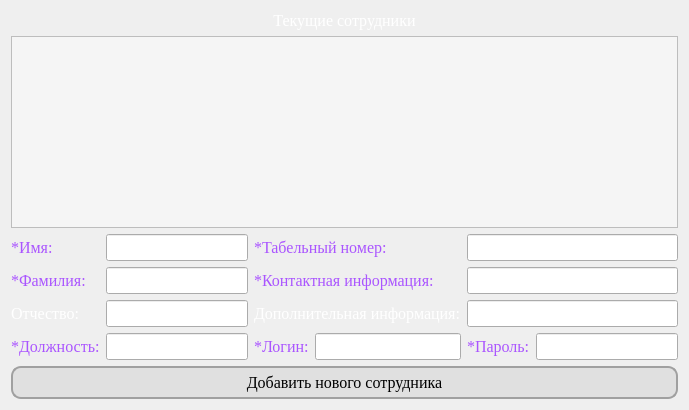
      <widget class="QWidget" name="add_emp">
       <layout class="QGridLayout" name="gridLayout_15">
        <item row="1" column="0">
         <widget class="QTableView" name="tableView_UsersTable_add">
          <property name="styleSheet">
           <string notr="true">QTableView {
    background-color: #f5f5f5; /* Цвет фона */
    color: #333; /* Цвет текста */
    gridline-color: #ccc; /* Цвет линий сетки */
}

QTableView::item:selected {
    background-color: #a0d9ff; /* Цвет фона для выбранной ячейки */
    color: #333; /* Цвет текста для выбранной ячейки */
}

QHeaderView::section {
    background-color: #4c7c99; /* Цвет фона заголовков столбцов */
    color: white; /* Цвет текста заголовков столбцов */
    padding: 4px; /* Отступы внутри заголовков столбцов */
    border: 1px solid #2e5066; /* Граница вокруг заголовков столбцов */
}

QTableView::horizontalHeader {
    background-color: #4c7c99; /* Цвет фона горизонтального заголовка */
    color: white; /* Цвет текста горизонтального заголовка */
}

QTableView::verticalHeader {
    background-color: #4c7c99; /* Цвет фона вертикального заголовка */
    color: white; /* Цвет текста вертикального заголовка */
}
</string>
          </property>
          <property name="frameShape">
           <enum>QFrame::StyledPanel</enum>
          </property>
          <property name="frameShadow">
           <enum>QFrame::Raised</enum>
          </property>
          <property name="editTriggers">
           <set>QAbstractItemView::NoEditTriggers</set>
          </property>
          <property name="alternatingRowColors">
           <bool>false</bool>
          </property>
          <property name="textElideMode">
           <enum>Qt::ElideMiddle</enum>
          </property>
          <property name="gridStyle">
           <enum>Qt::SolidLine</enum>
          </property>
          <property name="sortingEnabled">
           <bool>true</bool>
          </property>
         </widget>
        </item>
        <item row="2" column="0">
         <layout class="QGridLayout" name="gridLayout_2">
          <property name="sizeConstraint">
           <enum>QLayout::SetFixedSize</enum>
          </property>
          <item row="0" column="1">
           <widget class="QLineEdit" name="lineEdit_FirstName_add">
            <property name="font">
             <font>
              <family>Times New Roman</family>
              <pointsize>12</pointsize>
             </font>
            </property>
            <property name="styleSheet">
             <string notr="true"/>
            </property>
           </widget>
          </item>
          <item row="1" column="1">
           <widget class="QLineEdit" name="lineEdit_LastName_add">
            <property name="font">
             <font>
              <family>Times New Roman</family>
              <pointsize>12</pointsize>
             </font>
            </property>
           </widget>
          </item>
          <item row="3" column="0">
           <widget class="QLabel" name="label_JobTitle_add">
            <property name="font">
             <font>
              <family>Times New Roman</family>
              <pointsize>12</pointsize>
             </font>
            </property>
            <property name="styleSheet">
             <string notr="true">color: rgb(170, 85, 255)</string>
            </property>
            <property name="text">
             <string>*Должность:</string>
            </property>
           </widget>
          </item>
          <item row="3" column="1">
           <widget class="QLineEdit" name="lineEdit_JobTitle_add">
            <property name="font">
             <font>
              <family>Times New Roman</family>
              <pointsize>12</pointsize>
             </font>
            </property>
           </widget>
          </item>
          <item row="4" column="0" colspan="6">
           <widget class="QPushButton" name="pushButton_addNewEmployee">
            <property name="font">
             <font>
              <family>Times New Roman</family>
              <pointsize>12</pointsize>
             </font>
            </property>
            <property name="cursor">
             <cursorShape>PointingHandCursor</cursorShape>
            </property>
            <property name="styleSheet">
             <string notr="true">QPushButton {
    background-color: #E0E0E0;
    border-radius: 10px;
    border: 2px solid #A0A0A0;
    padding: 5px 10px;
}

QPushButton:hover {
    background-color: #CCCCCC;
}
</string>
            </property>
            <property name="text">
             <string>Добавить нового сотрудника</string>
            </property>
           </widget>
          </item>
          <item row="0" column="0">
           <widget class="QLabel" name="label_FristName_add">
            <property name="font">
             <font>
              <family>Times New Roman</family>
              <pointsize>12</pointsize>
             </font>
            </property>
            <property name="styleSheet">
             <string notr="true">color: rgb(170, 85, 255)
</string>
            </property>
            <property name="text">
             <string>*Имя:</string>
            </property>
           </widget>
          </item>
          <item row="1" column="4" colspan="2">
           <widget class="QLineEdit" name="lineEdit_ContactInformation_add">
            <property name="font">
             <font>
              <family>Times New Roman</family>
              <pointsize>12</pointsize>
             </font>
            </property>
           </widget>
          </item>
          <item row="2" column="1">
           <widget class="QLineEdit" name="lineEdit_MiddleName_add">
            <property name="font">
             <font>
              <family>Times New Roman</family>
              <pointsize>12</pointsize>
             </font>
            </property>
           </widget>
          </item>
          <item row="0" column="4" colspan="2">
           <widget class="QLineEdit" name="lineEdit_PersonnelNumber_add">
            <property name="font">
             <font>
              <family>Times New Roman</family>
              <pointsize>12</pointsize>
             </font>
            </property>
           </widget>
          </item>
          <item row="2" column="0">
           <widget class="QLabel" name="label_MiddleName_add">
            <property name="font">
             <font>
              <family>Times New Roman</family>
              <pointsize>12</pointsize>
             </font>
            </property>
            <property name="styleSheet">
             <string notr="true">color: rgb(255, 255, 255)</string>
            </property>
            <property name="text">
             <string>Отчество:</string>
            </property>
           </widget>
          </item>
          <item row="0" column="2" colspan="2">
           <widget class="QLabel" name="label_PersonnelNumber_add">
            <property name="font">
             <font>
              <family>Times New Roman</family>
              <pointsize>12</pointsize>
             </font>
            </property>
            <property name="styleSheet">
             <string notr="true">color: rgb(170, 85, 255)</string>
            </property>
            <property name="text">
             <string>*Табельный номер:</string>
            </property>
           </widget>
          </item>
          <item row="1" column="2" colspan="2">
           <widget class="QLabel" name="label_ContactInformation_add">
            <property name="font">
             <font>
              <family>Times New Roman</family>
              <pointsize>12</pointsize>
             </font>
            </property>
            <property name="styleSheet">
             <string notr="true">color: rgb(170, 85, 255)</string>
            </property>
            <property name="text">
             <string>*Контактная информация:</string>
            </property>
           </widget>
          </item>
          <item row="1" column="0">
           <widget class="QLabel" name="label_LastName_add">
            <property name="font">
             <font>
              <family>Times New Roman</family>
              <pointsize>12</pointsize>
             </font>
            </property>
            <property name="styleSheet">
             <string notr="true">color: rgb(170, 85, 255)</string>
            </property>
            <property name="text">
             <string>*Фамилия:</string>
            </property>
           </widget>
          </item>
          <item row="3" column="5">
           <widget class="QLineEdit" name="lineEdit_pswd_add">
            <property name="font">
             <font>
              <family>Times New Roman</family>
              <pointsize>12</pointsize>
             </font>
            </property>
           </widget>
          </item>
          <item row="3" column="4">
           <widget class="QLabel" name="label_pswd_add">
            <property name="font">
             <font>
              <family>Times New Roman</family>
              <pointsize>12</pointsize>
             </font>
            </property>
            <property name="styleSheet">
             <string notr="true">color: rgb(170, 85, 255)</string>
            </property>
            <property name="text">
             <string>*Пароль:</string>
            </property>
           </widget>
          </item>
          <item row="3" column="2">
           <widget class="QLabel" name="label_login_add">
            <property name="font">
             <font>
              <family>Times New Roman</family>
              <pointsize>12</pointsize>
             </font>
            </property>
            <property name="styleSheet">
             <string notr="true">color: rgb(170, 85, 255)</string>
            </property>
            <property name="text">
             <string>*Логин:</string>
            </property>
           </widget>
          </item>
          <item row="2" column="2" colspan="2">
           <widget class="QLabel" name="label_AdditionalInfo_add">
            <property name="font">
             <font>
              <family>Times New Roman</family>
              <pointsize>12</pointsize>
             </font>
            </property>
            <property name="styleSheet">
             <string notr="true">color: rgb(255, 255, 255)</string>
            </property>
            <property name="text">
             <string>Дополнительная информация:</string>
            </property>
           </widget>
          </item>
          <item row="2" column="4" colspan="2">
           <widget class="QLineEdit" name="lineEdit_AdditionalInfo_add">
            <property name="font">
             <font>
              <family>Times New Roman</family>
              <pointsize>12</pointsize>
             </font>
            </property>
           </widget>
          </item>
          <item row="3" column="3">
           <widget class="QLineEdit" name="lineEdit_login_add">
            <property name="font">
             <font>
              <family>Times New Roman</family>
              <pointsize>12</pointsize>
             </font>
            </property>
           </widget>
          </item>
         </layout>
        </item>
        <item row="0" column="0">
         <widget class="QLabel" name="label_42">
          <property name="font">
           <font>
            <family>Times New Roman</family>
            <pointsize>12</pointsize>
           </font>
          </property>
          <property name="styleSheet">
           <string notr="true">color: rgb(255, 255, 255)</string>
          </property>
          <property name="text">
           <string>Текущие сотрудники</string>
          </property>
          <property name="alignment">
           <set>Qt::AlignCenter</set>
          </property>
         </widget>
        </item>
       </layout>
      </widget>
